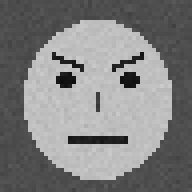
#> input picture sample_images/sample_angry.png, 192 x 192 px
$ python -i utils.py   (imports and definitions only)
#> lines starting #> are read from the running program, lines starting #| are printed output that depends on the picture
"""
utils.py
========
Image processing, face detection, prediction, and bias metrics utilities.
Supports OpenCV Haar-Cascade face detection, preprocessing, and model inference.
"""

import os
import cv2
import numpy as np
from PIL import Image

EMOTION_CLASSES = ['Angry', 'Disgust', 'Fear', 'Happy', 'Neutral', 'Sad', 'Surprise']
EMOTION_LOWER = [e.lower() for e in EMOTION_CLASSES]

# Standard vibrant color mapping for emotions
EMOTION_COLORS = {
    'Angry': '#EF4444',     # Crimson
    'Disgust': '#10B981',   # Emerald
    'Fear': '#8B5CF6',      # Purple
    'Happy': '#F59E0B',     # Amber
    'Neutral': '#6B7280',   # Slate
    'Sad': '#3B82F6',       # Blue
    'Surprise': '#EC4899'   # Pink
}

def get_face_cascade():
    """Loads OpenCV's pre-trained Haar Cascade for frontal face detection."""
    cascade_path = cv2.data.haarcascades + 'haarcascade_frontalface_default.xml'
    if not os.path.exists(cascade_path):
        raise FileNotFoundError(f"Haar cascade XML not found at {cascade_path}")
    return cv2.CascadeClassifier(cascade_path)

def detect_and_crop_faces(image_input, target_size=(48, 48)):
    """
    Detects faces in an image (either file path, PIL Image, or numpy array).
    Returns:
        faces_data: List of dicts containing:
            'box': (x, y, w, h)
            'cropped_tensor': normalized (1, 48, 48, 1) float32 array
            'cropped_display': 48x48 uint8 image for display
        original_rgb: Original image as RGB numpy array
        detected_count: Number of faces detected
    """
#> called with image_input = 'sample_images/sample_angry.png', target_size = (48, 48)
    # Convert input to RGB numpy array
    if isinstance(image_input, str):
        if not os.path.exists(image_input):
            raise FileNotFoundError(f"Image file not found: {image_input}")
        bgr = cv2.imread(image_input)
#> bgr is the input picture: shape (192, 192, 3); min 13, max 203, mean 128.3
        if bgr is None:
            raise ValueError(f"Could not decode image at {image_input}")
        rgb = cv2.cvtColor(bgr, cv2.COLOR_BGR2RGB)
    elif isinstance(image_input, Image.Image):
        rgb = np.array(image_input.convert("RGB"))
    elif isinstance(image_input, np.ndarray):
        if len(image_input.shape) == 2:
            rgb = cv2.cvtColor(image_input, cv2.COLOR_GRAY2RGB)
        elif image_input.shape[2] == 4:
            rgb = cv2.cvtColor(image_input, cv2.COLOR_RGBA2RGB)
        else:
            rgb = image_input.copy()
    else:
        raise TypeError("image_input must be a file path, PIL Image, or numpy ndarray")

    gray = cv2.cvtColor(rgb, cv2.COLOR_RGB2GRAY)
    cascade = get_face_cascade()
    detected = cascade.detectMultiScale(
        gray,
        scaleFactor=1.1,
        minNeighbors=4,
        minSize=(30, 30)
    )
#> detected = [[16, 16, 164, 164]]

    faces_data = []

    if len(detected) == 0:
        # Fallback: Center-crop or whole image resize if no face is detected by Haar Cascade
        h, w = gray.shape
        crop_size = min(h, w)
        start_y = (h - crop_size) // 2
        start_x = (w - crop_size) // 2
        crop_gray = gray[start_y:start_y+crop_size, start_x:start_x+crop_size]
        resized = cv2.resize(crop_gray, target_size, interpolation=cv2.INTER_AREA)
        normalized = resized.astype("float32") / 255.0
        tensor = np.expand_dims(normalized, axis=(0, -1)) # Shape: (1, 48, 48, 1)

        faces_data.append({
            'box': (start_x, start_y, crop_size, crop_size),
            'cropped_tensor': tensor,
            'cropped_display': resized,
            'is_fallback': True
        })
    else:
        for (x, y, w, h) in detected:
            face_roi = gray[y:y+h, x:x+w]
            resized = cv2.resize(face_roi, target_size, interpolation=cv2.INTER_AREA)
            normalized = resized.astype("float32") / 255.0
            tensor = np.expand_dims(normalized, axis=(0, -1))

            faces_data.append({
                'box': (x, y, w, h),
                'cropped_tensor': tensor,
                'cropped_display': resized,
                'is_fallback': False
            })
#> this loop made 1 pass
#> pass 1, in detect_and_crop_faces, `face_roi = gray[y:y+h, x:x+w]`:
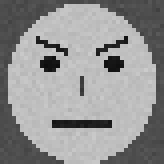
#> face_roi: shape (164, 164); min 13, max 203, mean 147.1
#> pass 1, in detect_and_crop_faces, `resized = cv2.resize(face_roi, target_size, interpolation=cv2.INTER_AR..`:
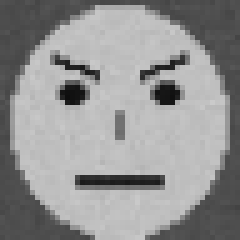
#> resized: shape (48, 48) (shown 5 times larger); min 14, max 202, mean 147.1
#> after the loop, faces_data = 1 item

    return faces_data, rgb, len(detected)

# [111 lines left out: functions annotate_image_with_predictions, predict_expression, calculate_dataset_bias_stats, not called in this run]

>>> result = detect_and_crop_faces('sample_images/sample_angry.png')

$ run again, on sample_images/sample_happy.png
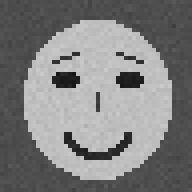
#> input picture sample_images/sample_happy.png, 192 x 192 px
#> in detect_and_crop_faces, bgr is the input picture: shape (192, 192, 3); min 21, max 203, mean 127.2
#> detected = [[14, 18, 168, 168]]
#> the loop in detect_and_crop_faces, `for (x, y, w, h) in detected:` made 1 pass
#> pass 1, in detect_and_crop_faces, `face_roi = gray[y:y+h, x:x+w]`:
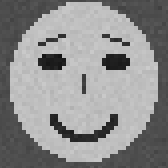
#> face_roi: shape (168, 168); min 21, max 203, mean 142.4
#> pass 1, in detect_and_crop_faces, `resized = cv2.resize(face_roi, target_size, interpolation=cv2.INTER_AR..`:
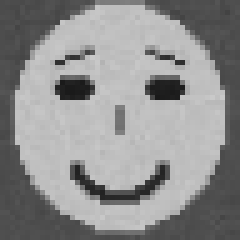
#> resized: shape (48, 48) (shown 5 times larger); min 26, max 201, mean 142.4
#> after the loop in detect_and_crop_faces, `for (x, y, w, h) in detected:`: faces_data = 1 item
